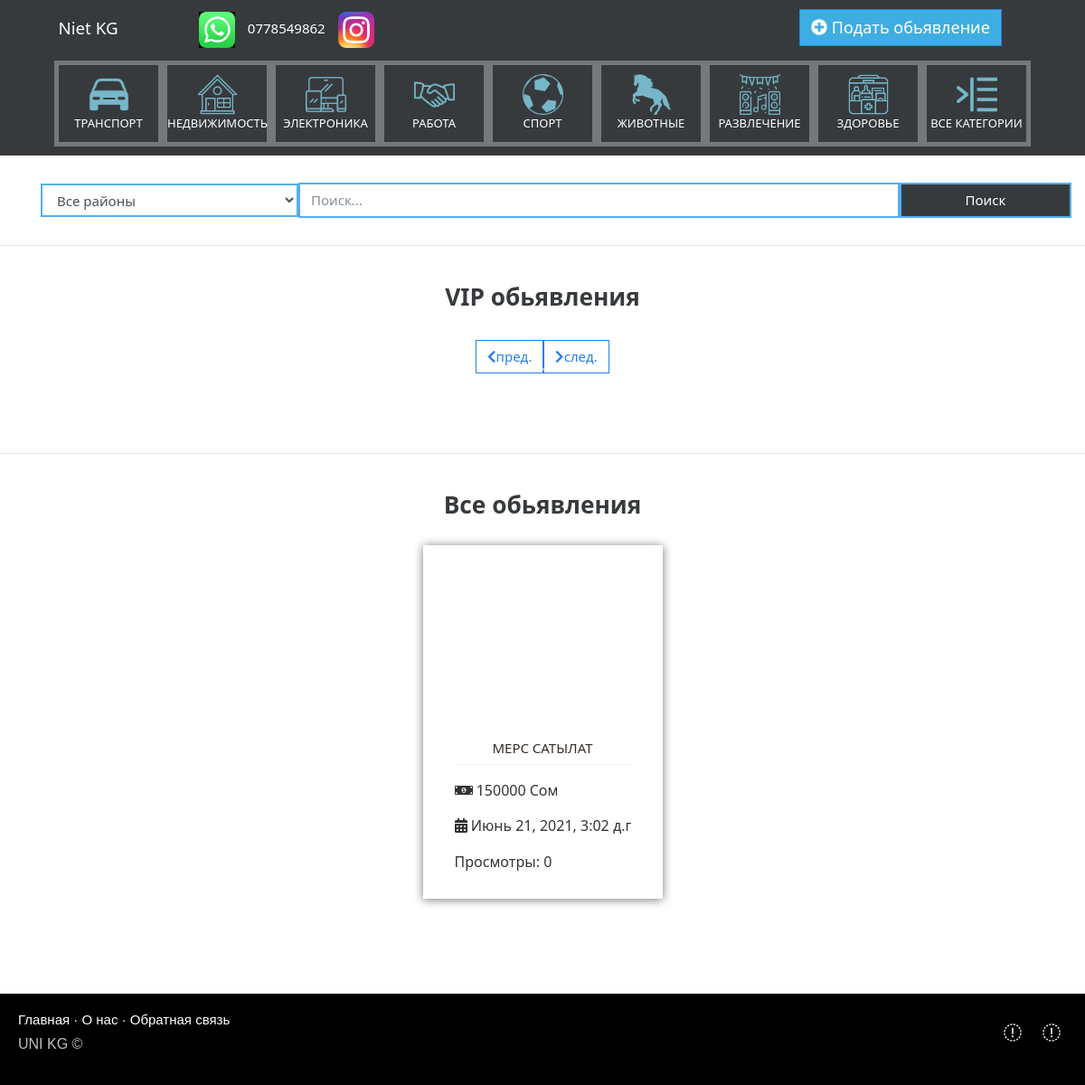
Page /category/1 on the committed database.
### doska/models.py (models this page shows, shortened)
class Category(models.Model):
    title=models.CharField('Имя категории',max_length=100,null=False,blank=False)
    parent=models.ForeignKey('self',on_delete=models.SET_NULL,null=True,blank=True)
    url=models.SlugField(max_length=100,unique=True)
    icon=models.ImageField(upload_to='icons/',null=True,blank=True)
    class Meta:
        verbose_name='Категория'
        verbose_name_plural='Категории'

class Ad(models.Model):
    title=models.CharField('Заголовок',max_length=150,null=False,blank=False)
    content=models.TextField('Описание',max_length=500,null=True,blank=True)
    category=models.ForeignKey(Category,on_delete=models.PROTECT,null=False,verbose_name='Категория')
    number=models.CharField('Тел. номер',null=False,blank=False,max_length=50)
    name=models.CharField('Имя',max_length=100,null=True,blank=True)
    region=models.ForeignKey(Region,on_delete=models.PROTECT,verbose_name='Регион',null=False,blank=False,default=None)
    address=models.CharField('Адрес',max_length=150,null=True,blank=True)
    price=models.PositiveIntegerField('Цена',help_text='0 = Договорная')
    valute=models.ForeignKey('Valute',on_delete=models.SET_NULL,null=True,blank=True,verbose_name='Валюта')
    views=models.PositiveIntegerField('Просмотры',default=0)
    is_active=models.BooleanField('Активация',default=False)
    is_vip=models.BooleanField('Статус VIP',default=False)
    date=models.DateTimeField('Дата',auto_now_add=True)
    def get_absolute_url(self):
        return reverse('ad_detail', kwargs={"pk": self.pk})
    class Meta:
        verbose_name='Обьявление'
        verbose_name_plural='Обьявлении'

class Valute(models.Model):
    title=models.CharField('Валюта',max_length=30)
    def __str__(self):
        return self.title
    class Meta:
        verbose_name = 'Валюта'
        verbose_name_plural = 'Валюты'

### doska/views.py (the view)
# urls.py: path('category/<int:pk>',AdCategoryView.as_view(),name='category'),
class AdCategoryView(ListView):
    model = Ad
    template_name = 'category.html'
    def get_context_data(self, *, object_list=None, **kwargs):
        context=super().get_context_data(**kwargs)
        context['ad_list']=Ad.objects.filter(category=self.kwargs.get('pk'))
        context['category_list'] = Category.objects.all()
        context['regions'] = Region.objects.all()
        return context

### doska/models.py (called while the page is built)
    def __str__(self):
        return self.title

### templates/category.html (shortened to what this page needs)
{% extends 'base.html' %}
{% load static %}
{% block content %}
<div class="col-12 row" id="search_content">
    <form class="form form-inline col-12 row" action="{% url 'search' %}" method="GET">
        <select class="form-control col-lg-3 col-md-3 col-sm-3 col-xs-12 search_border" name="region">
            <option value="">Все районы</option>
        </select>
        <input class="form-control col-lg-7 col-md-7 col-xs-12 col-sm-9 search_border" name="search_text" type="text"
               placeholder="Поиск...">
        <button class="btn btn-secondary col-md-2 col-lg-2 col-sm-12 col-xs-12 search_border" type="submit">Поиск
        </button>
    </form>
</div>
<hr>
<div class="container" id="vip-content" style=" padding: 25px 0;">
    <div class="d-flex justify-content-center"><h3 style="font-weight:700;">VIP обьявления</h3></div>
    <div class="container my-4">
        <div id="multi-item-example" class="carousel slide carousel-multi-item" data-ride="carousel">
            <div class="col-12 d-flex justify-content-center">
                <a href="#multi-item-example" data-slide="prev">
                    <button class="btn btn-outline-primary"><i class="fa fa-chevron-left"></i>пред.</button>
                </a>
                <a class="btn btn-outline-primary" href="#multi-item-example" data-slide="next"><i class="fa fa-chevron-right"></i>след.</a>
            </div>
            <br>
            <ol class="carousel-indicators">
                <li data-target="#multi-item-example" data-slide-to="0" class="active"></li>
                <li data-target="#multi-item-example" data-slide-to="1"></li>
                <li data-target="#multi-item-example" data-slide-to="2"></li>
            </ol>
            <div class="carousel-inner" role="listbox">
                <div class="carousel-item active">
                    <div class="col-12 row">
                    </div>
                </div>
            </div>
        </div>
    </div>
</div>
<hr>
<div class="container" id="content" style=" padding: 25px 0;">
<div class="d-flex justify-content-center"><h3 style="font-weight:700;">Все обьявления</h3></div>
    <div id="product_block" class="row">
{% for ad in ad_list %}
    <div class="product">
        <div id="product__img">
            <a href="{{ ad.get_absolute_url }}" class="img__wrap">
            </a>
        </div>
        <div class="product__content">
            <div class="product__title">
                <a href="{{ ad.get_absolute_url }}" class="title__text">{{ ad.title }}</a>
            </div>
            <div class="product__info">
                {% if ad.price == 0 %}
                <div class="info__block">
                    <span><i class="fa fa-money-bill-alt" aria-hidden="true"></i> Договорная</span>
                </div>
                {% else %}
                <div class="info__block">
                    <span><i class="fa fa-money-bill-alt" aria-hidden="true"></i> {{ ad.price }} {{ ad.valute }}</span>
                </div>
                {% endif %}
                <div class="info__block">
                    <b class="info__icon"></b>
                    <span><i class="fa fa-calendar-alt" aria-hidden="true"></i> {{ ad.date }}</span>
                </div>
                <div class="info__block">
                    <b class="info__icon"></b>
                    <span>Просмотры: {{ ad.views }}</span>
                </div>
            </div>
        </div>
    </div>
    {% endfor %}
        </div>
</div>
{% endblock %}

### templates/base.html (shortened to what this page needs)
{% load static %}
<!DOCTYPE html>
<html>
<head>
    <link rel="stylesheet" href="{% static 'css/bootstrap.min.css' %}">
    <link rel="stylesheet" type="text/css" href="{% static 'css/index_style.css' %}">
    <link rel="stylesheet" type="text/css" href="{% static 'css/footer.css' %}">
    <link rel="stylesheet" type="text/css" href="{% static 'css/flaticon/flaticon.css' %}">
    <link rel="stylesheet" type="text/css" href="{% static 'css/nav_category.css' %}">
</head>
<body>
    {% block navbar  %}
        {% include 'includes/navbar.html' %}
    {% endblock %}
    {% block panel_cat  %}
        <div id="panel_cat" style="margin-top: 40px; background-color: #373a3c;">
        <ul class="nav panel-tabs">
            {% for category in category_list %}
            <a href="{% url 'category' category.pk %}">
                <li>
                    <img src="{{ category.icon.url }}">
                    <div>{{ category.title }}</div>
                </li>
            </a>
            {% endfor %}
            <a href="{% url 'all_categories' %}">
                <li>
                    <img src="{% static 'icons/all.png' %}">
                    <div>Все категории</div>
                </li>
            </a>
        </ul>
</div>
    {% endblock %}
    {% block content %}
    {% endblock %}
    {% block footer  %}
        {% include 'includes/footer.html' %}
    {% endblock %}
</body>
</html>

### doska/static/css/index_style.css (style rules this page uses)
li > img { max-height: 45px; }
#search_content { margin-top:40px; margin:30px; }
.search_border { border: 2px solid #52AFED; }
.product { box-shadow: 0 1px 10px rgba(0,0,0,0.12), 0 1px 10px rgba(0,0,0,0.44); transition: all 0.3s cubic-bezier(.25,.8,.25,1); padding: 15px; margin :auto; margin-top : 20px; background-color: #fff; max-width: 265px; }
#product__img .img__wrap { width: 100%; height: 0; padding-bottom: 69.5%; position: relative; display: block; }
a { color: #337ab7; text-decoration: none; }
.product__content { padding: 25px 20px 15px 20px; }
.product__content .product__title { text-align: center; padding-bottom: 9px; margin-top: 10px; border-bottom: 1px solid #edf5f4; height: 30px; overflow: hidden; }
.product__title .title__text { overflow: hidden; text-transform: uppercase; color: #372F2B; font-weight: 500; font-size: 15px; display: block; white-space: nowrap; text-overflow: ellipsis; }
.product__info .info__block { padding-top: 15px; overflow: hidden; position: relative; color: #333; font-weight: 400; padding-bottom: 2px; }
.info__block span { display: inline-block; vertical-align: middle; width: 1700px; font-size: 16px; line-height: 18px; }
b { font-weight: bold; }
.product__info .info__block .info__icon { position: absolute; top: 5px; left: 0; display: inline-block; vertical-align: middle; color: #85F460; margin-right: 10px; margin-bottom: 10px; width: 14px; height: 12px; }

### doska/static/css/nav_category.css (style rules this page uses)
.panel-tabs li:nth-child(1) { width: 120px;height: 95px; }
.panel-tabs li { text-align: center; padding: 10px 0 0 0; border:5px solid #73797D ; margin: auto; }
.panel-tabs { padding: 10px 5%; }
.panel-tabs a { color: white; font-size: 13px; font-weight: normal; text-transform: uppercase; margin: auto; }
.panel-tabs a { outline: none !important; text-decoration: none; -webkit-transition: all 0.3s ease 0s; -moz-transition: all 0.3s ease- 0s; -o-transition: all 0.3s ease 0s; transition: all 0.3s ease 0s; }

### rows in the picture
Category: icon (picture), title "ТРАНСПОРТ"
Category: icon (picture), title "НЕДВИЖИМОСТЬ"
Category: icon (picture), title "ЭЛЕКТРОНИКА"
Category: icon (picture), title "РАБОТА"
Category: icon (picture), title "СПОРТ"
Category: icon (picture), title "ЖИВОТНЫЕ"
Category: icon (picture), title "РАЗВЛЕЧЕНИЕ"
Category: icon (picture), title "ЗДОРОВЬЕ"
Ad: title "МЕРС САТЫЛАТ", price "150000", valute "Сом", date "Июнь 21, 2021, 3:02…", views "0"
